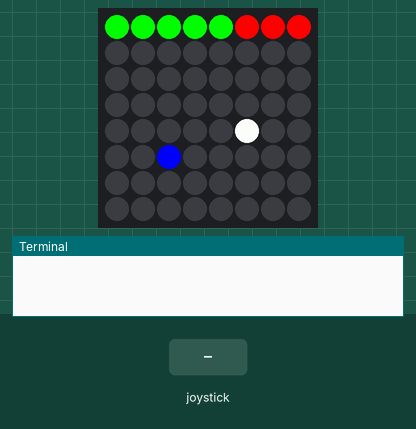
The program below on a simulated Raspberry Pi (BCM pin numbers) with a Sense HAT. Parts: the Sense HAT's 8×8 RGB LED matrix, the last lines printed to the terminal. The inputs (shaded band) are chosen by the test bench. Random numbers come from a fixed seed.

Above: at 1.2 s.
1.3 s: joystick pushed up
At 2.1 s:
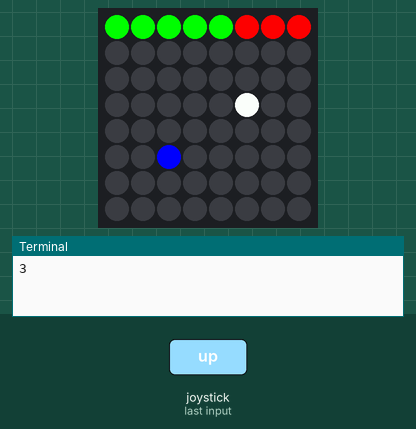
2.8 s: joystick pushed up
At 3.3 s:
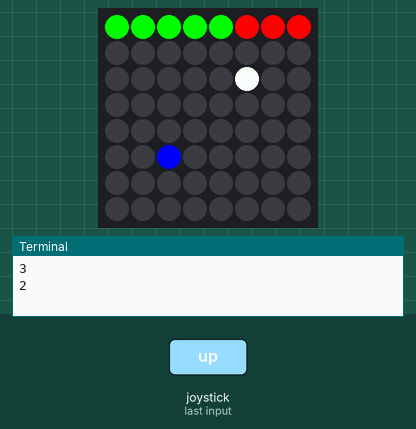
4.3 s: joystick pushed up
At 5.5 s:
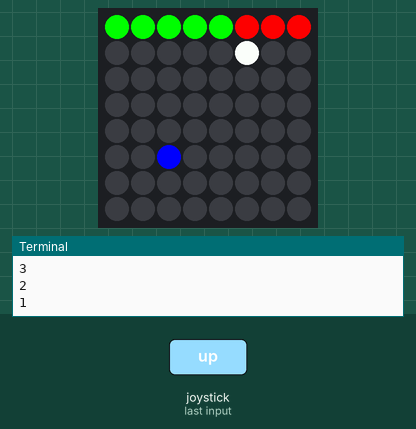
5.8 s: joystick pushed down
At 6.7 s:
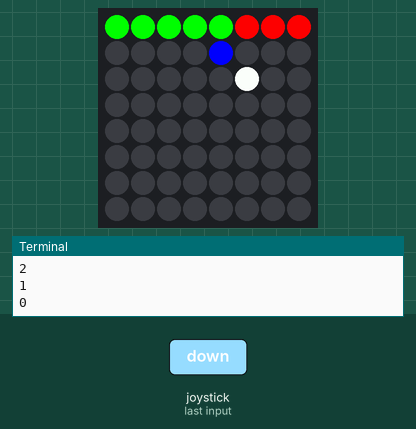
7.3 s: joystick pushed down
At 7.9 s:
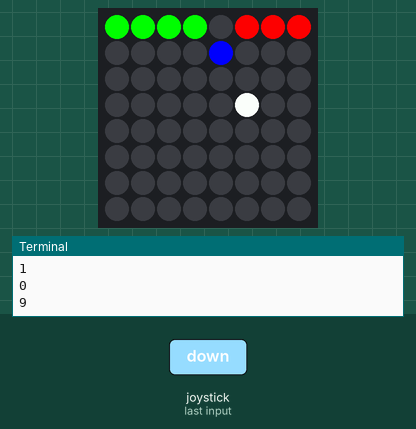
8.8 s: joystick pushed down
At 10.2 s:
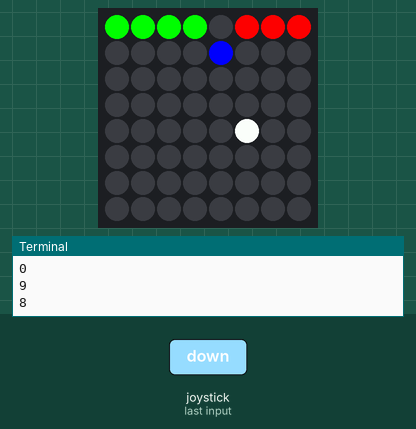
Timing chart, 0 to 11.3 s (numbered marks = the images above; inputs shaded):
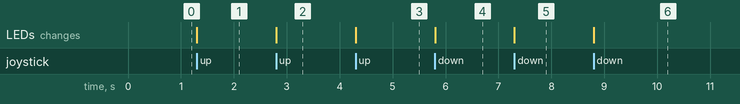

Measured:
- after the input at 1.3 s, the LEDs: change at once (image 1)
- after the input at 2.8 s, the LEDs: change at once (image 2)
- after the input at 4.3 s, the LEDs: change at once (image 3)
- after the input at 5.8 s, the LEDs: change at once (image 4)
- after the input at 7.3 s, the LEDs: change at once (image 5)
- after the input at 8.8 s, the LEDs: change at once (image 6)

The program:

main.py
```python
from sense_hat import SenseHat
from random import randint
from time import sleep
sense = SenseHat()


white = (255,255,255)
red = (255,0,0)
green = (0,255,0)
black = (0,0,0)
orange = (255,165,0)
blue = (0, 0, 255)

O = black
P = red
W = white

heart = [
  O, O, O, O, O, O, O, O,
  O, P, P, O, P, W, P, O,
  P, P, P, P, W, W, P, P,
  P, P, P, W, W, P, P, P,
  O, P, P, W, W, P, P, O,
  O, O, P, W, P, P, O, O,
  O, O, O, O, P, O, O, O,
  O, O, O, O, O, O, O, O,
  ]

skull = [
  O, W, W, W, W, W, W, O,
  W, P, P, W, W, P, P, W,
  W, P, P, W, W, P, P, W,
  O, W, W, W, W, W, W, O,
  O, W, W, O, O, W, W, O,
  O, W, W, W, W, W, W, O,
  O, W, O, W, W, O, W, O,
  O, O, W, W, W, W, O, O,
  ]

posx = 5
posy = 4

pommex = 0
pommey = 0
pommevie = 0

vies = 3
energie = 20


def initscreen():
  global sense
  global posx
  global posy

  global pommex
  global pommey
  global pommevie

  sense.clear()
  sense.set_pixel(posx,posy,white)


  pommex = randint(0,7)
  pommey = randint(1,7)
  pommevie = randint(3,10)

  sense.set_pixel(pommex,pommey,blue)
  checkvies()

def checkvies():
  global energie
  global vies
  for i in range(0,7):
    sense.set_pixel(i,0,black)
  for i in range(0,int(energie // 4)+1):
    sense.set_pixel(i,0,green)


  for j in range(0,vies):
    sense.set_pixel(5+j,0,red)
  if energie == 0:
    #sense.show_message("X",text_colour=red,back_colour=black)
    sense.set_pixels(heart)
    sleep(0.5)
    energie = 20
    vies = vies - 1
    if vies == 0:
      sense.set_pixels(skull)
    else:
      initscreen()

def peutmanger():
  global energie
  global posx
  global posy
  global pommex
  global pommey
  global pommevie
  global sense
  if posx == pommex and posy == pommey:
    energie = energie + 5
    if energie > 20:
      energie = 20
    #sense.flip_v()
    #sleep(0.25)
    #sense.flip_v()
    sense.set_rotation(90)
    sleep(0.1)
    sense.set_rotation(180)
    sleep(0.1)
    sense.set_rotation(270)
    sleep(0.1)
    sense.set_rotation(0)


    newpomme()
  pommevie = pommevie - 1
  print(pommevie)
  if pommevie == 0:
    sense.set_pixel(pommex,pommey,black)
    newpomme()

def newpomme():
  global pommex
  global pommey
  global pommevie
  pommex = randint(0,7)
  pommey = randint(1,7)
  pommevie = randint(3,10)
  if pommex == posx and pommey == posx:
    newpomme()
  sense.set_pixel(pommex,pommey,blue)

def moinsenergie():
  global energie
  energie = energie-1

def deplacer(direction):
  global posx
  global posy
  global sense
  global energie

  newx = posx
  newy = posy
  if direction == "up":
    newy = posy-1
    if newy < 1:
      newy = 7
  if direction == "down":
    newy = posy+1
    if newy > 7:
      newy = 1
  if direction == "left":
    newx = posx-1
    if newx < 0:
      newx = 7
  if direction == "right":
    newx = posx+1
    if newx > 7:
      newx = 0

  sense.set_pixel(posx,posy,black)
  sense.set_pixel(newx,newy,white)
  posx = newx
  posy = newy
  peutmanger()
  moinsenergie()
  checkvies()


initscreen()
while vies > 0:
  event = sense.stick.wait_for_event()
  if event.action == "pressed":
    if event.direction == "up":
      deplacer("up")      # Up arrow
    elif event.direction == "down":
      deplacer("down")      # Down arrow
    elif event.direction == "left":
      deplacer("left")      # Left arrow
    elif event.direction == "right":
      deplacer("right")      # Right arrow
```
